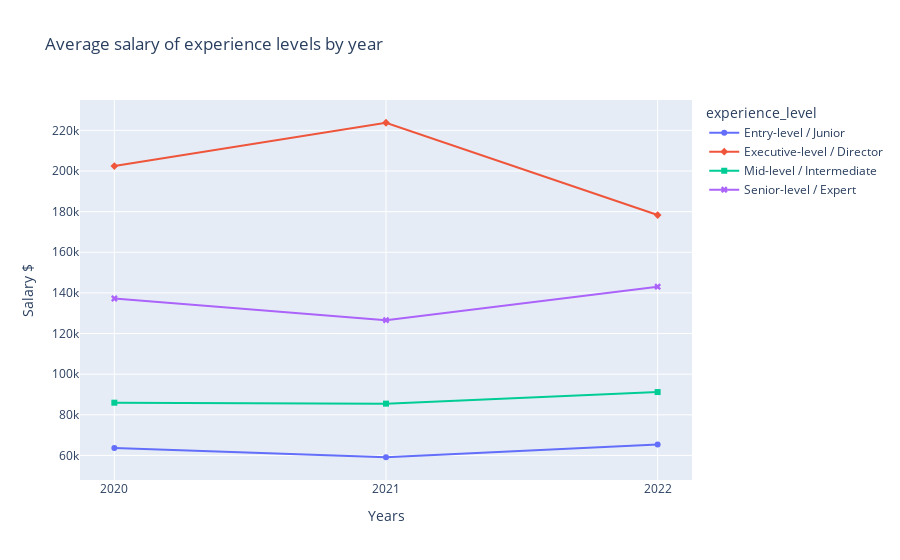

The notebook cell saved with this chart:
### Code cell
fig=px.line(year_salary,x="work_year",y="salary_in_usd",color="experience_level",
            symbol="experience_level", title='Average salary of experience levels by year')
fig.update_layout(yaxis_title="Salary $",xaxis_title="Years",xaxis=dict(tickmode='array',tickvals=[2020, 2021, 2022]))

### Figure 1 — Plotly figure (JSON) as saved in the notebook; plotly's stock layout.template omitted (floating-point values rounded to 4 significant figures)
{"data": [{"hovertemplate": "experience_level=Entry-level / Junior<br>work_year=%{x}<br>salary_in_usd=%{y}<extra></extra>", "legendgroup": "Entry-level / Junior", "line": {"color": "#636efa", "dash": "solid"}, "marker": {"symbol": "circle"}, "mode": "lines+markers", "name": "Entry-level / Junior", "orientation": "v", "showlegend": true, "type": "scatter", "x": [2020, 2021, 2022], "xaxis": "x", "y": [63650.0, 59100.0, 65420.0], "yaxis": "y"}, {"hovertemplate": "experience_level=Executive-level / Director<br>work_year=%{x}<br>salary_in_usd=%{y}<extra></extra>", "legendgroup": "Executive-level / Director", "line": {"color": "#EF553B", "dash": "solid"}, "marker": {"symbol": "diamond"}, "mode": "lines+markers", "name": "Executive-level / Director", "orientation": "v", "showlegend": true, "type": "scatter", "x": [2020, 2021, 2022], "xaxis": "x", "y": [202400.0, 223800.0, 178300.0], "yaxis": "y"}, {"hovertemplate": "experience_level=Mid-level / Intermediate<br>work_year=%{x}<br>salary_in_usd=%{y}<extra></extra>", "legendgroup": "Mid-level / Intermediate", "line": {"color": "#00cc96", "dash": "solid"}, "marker": {"symbol": "square"}, "mode": "lines+markers", "name": "Mid-level / Intermediate", "orientation": "v", "showlegend": true, "type": "scatter", "x": [2020, 2021, 2022], "xaxis": "x", "y": [85950.0, 85490.0, 91190.0], "yaxis": "y"}, {"hovertemplate": "experience_level=Senior-level / Expert<br>work_year=%{x}<br>salary_in_usd=%{y}<extra></extra>", "legendgroup": "Senior-level / Expert", "line": {"color": "#ab63fa", "dash": "solid"}, "marker": {"symbol": "x"}, "mode": "lines+markers", "name": "Senior-level / Expert", "orientation": "v", "showlegend": true, "type": "scatter", "x": [2020, 2021, 2022], "xaxis": "x", "y": [137200.0, 126600.0, 143000.0], "yaxis": "y"}], "layout": {"legend": {"title": {"text": "experience_level"}, "tracegroupgap": 0}, "title": {"text": "Average salary of experience levels by year"}, "xaxis": {"anchor": "y", "domain": [0, 1], "tickmode": "array", "tickvals": [2020, 2021, 2022], "title": {"text": "Years"}}, "yaxis": {"anchor": "x", "domain": [0, 1], "title": {"text": "Salary $"}}}}
